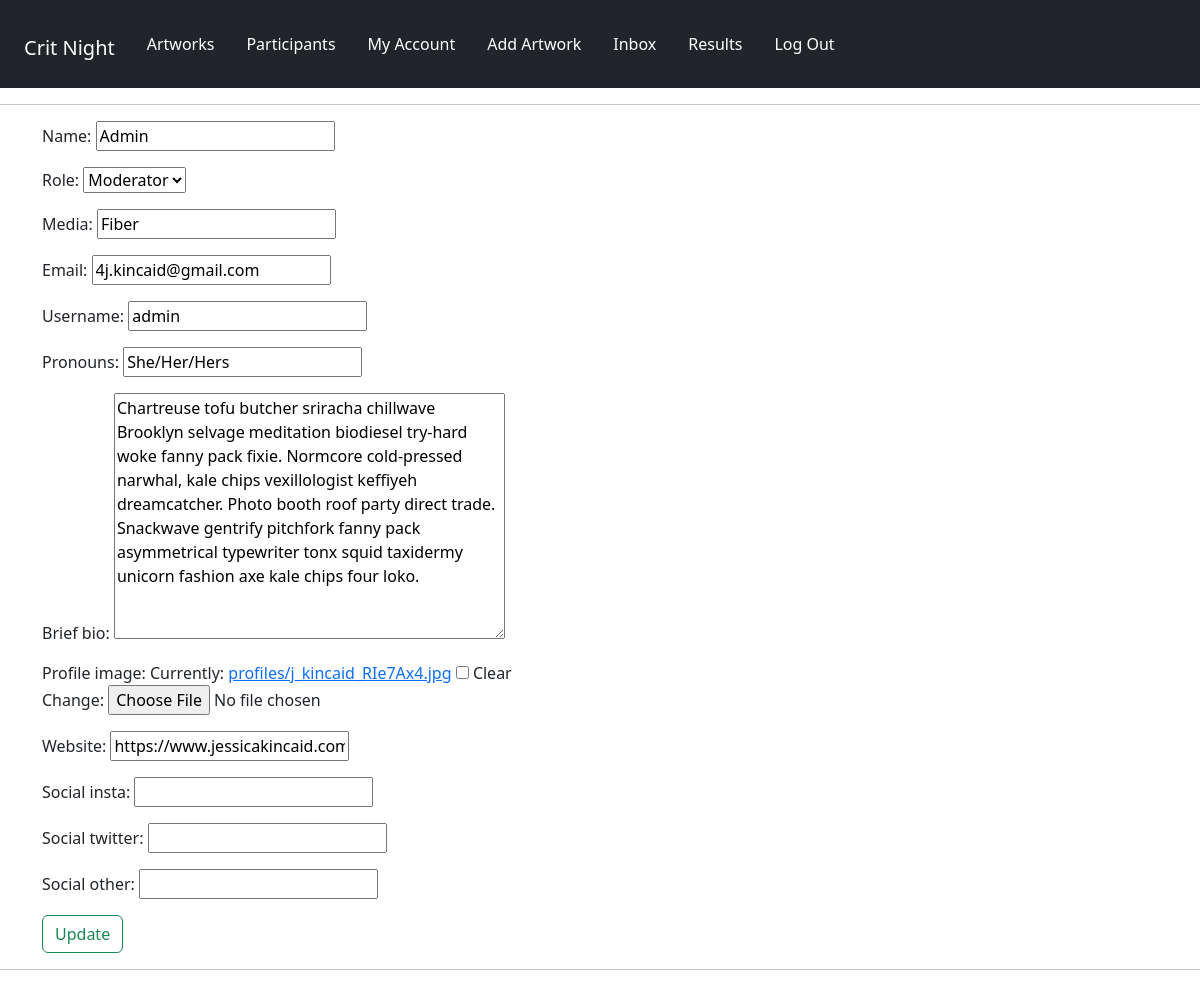
/panelists/edit-account/ (signed in), run on an earlier commit of the app's database.
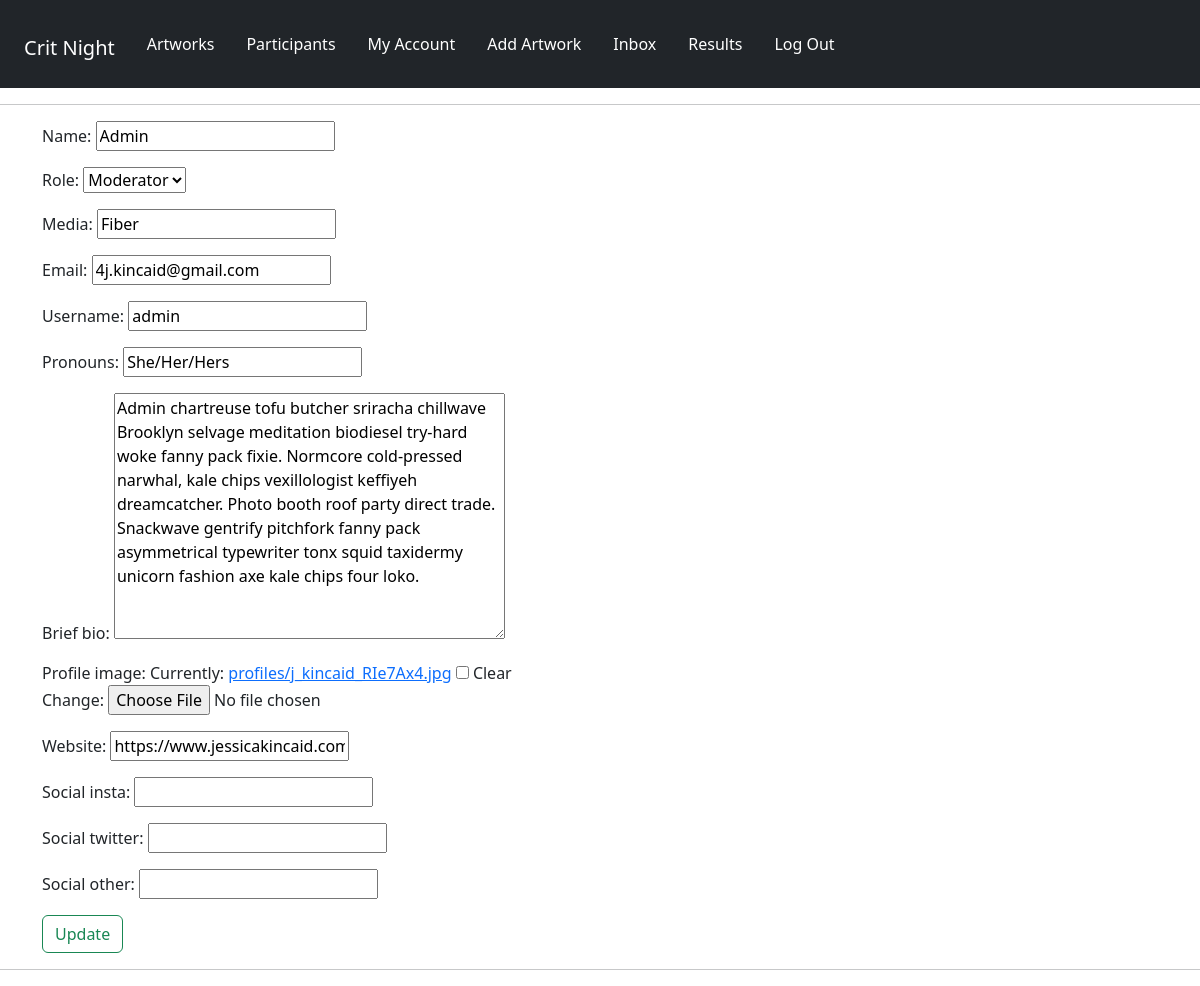
And on a later commit of the database.
### panelists/models.py (models this page shows, shortened)
class Profile(models.Model):
    user = models.OneToOneField(User, on_delete=models.CASCADE, null=True, blank=True)
    name = models.CharField(max_length=200, null=True, blank=True)
    ROLE_TYPE = (
        ("moderator", "Moderator"),
        ("artist", "Artist"),
    )
    role = models.CharField(max_length=200, null=True, choices=ROLE_TYPE)
    media = models.CharField(max_length=200, null=True, blank=True)
    email = models.EmailField(max_length=500, null=True, blank=True)
    username = models.CharField(max_length=200, null=True, blank=True)
    pronouns = models.CharField(max_length=200, null=True, blank=True)
    brief_bio = models.TextField(max_length=1500, null=True, blank=True)
    profile_image = models.ImageField(
        null=True,
        blank=True,
        upload_to="profiles/",
        default="profiles/default-profile.png",
    )
    website = models.CharField(max_length=200, null=True, blank=True)
    social_insta = models.CharField(max_length=200, blank=True, null=True)
    social_twitter = models.CharField(max_length=200, blank=True, null=True)
    social_other = models.CharField(max_length=200, blank=True, null=True)
    created = models.DateTimeField(auto_now_add=True)
    id = models.UUIDField(
        default=uuid.uuid4, unique=True, primary_key=True, editable=False
    )

### panelists/views.py (the view)
# urls.py: path("edit-account/", views.editAccount, name="edit-account"),
@login_required(login_url="login")
def editAccount(request):
    profile = request.user.profile
    form = ProfileForm(instance=profile)
    if request.method == "POST":
        form = ProfileForm(request.POST, request.FILES, instance=profile)
        if form.is_valid:
            form.save()
            return redirect("account")
    context = {"form": form}
    return render(request, "panelists/profile_form.html", context)

### panelists/forms.py
class ProfileForm(ModelForm):
    class Meta:
        model = Profile
        fields = [
            "name",
            "role",
            "media",
            "email",
            "username",
            "pronouns",
            "brief_bio",
            "profile_image",
            "website",
            "social_insta",
            "social_twitter",
            "social_other",
        ]
    def __init__(self, *args, **kwargs):
        super(ProfileForm, self).__init__(*args, **kwargs)
        for name, field in self.fields.items():
            field.widget.attrs.update({"class": "input"})

### panelists/templates/panelists/profile_form.html (shortened to what this page needs)
{% extends 'main.html' %}
{% block content %}
<div class="container-md">
    <form method="POST" action="{% url 'edit-account' %}" enctype="multipart/form-data">
    {{form.as_p}}
    <input type="submit" class="btn btn-outline-success" value="Update" />
    </form>
</div>
{% endblock %}

What changed in the data, as far as the page shows it:
changed Profile "Admin": brief_bio "Chartreuse tofu butcher sriracha chillwave…" → "Admin chartreuse tofu butcher sriracha chillwave…"
